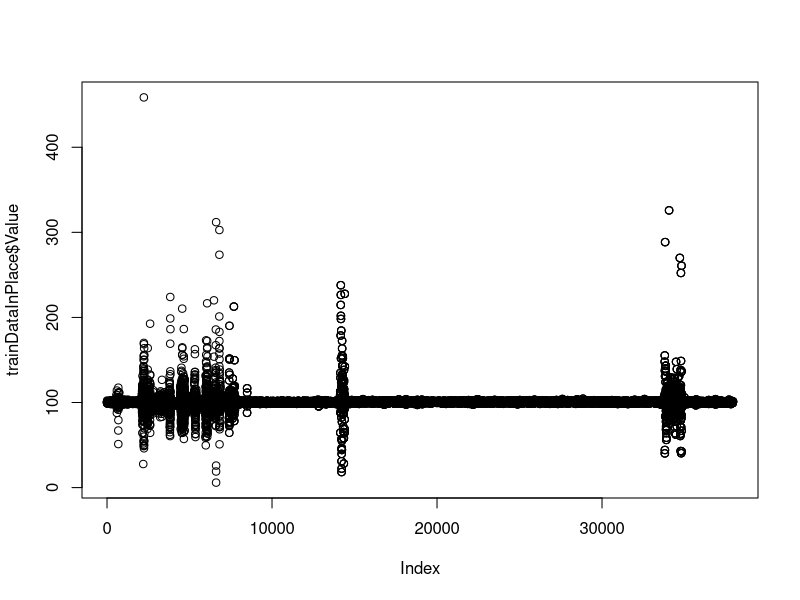
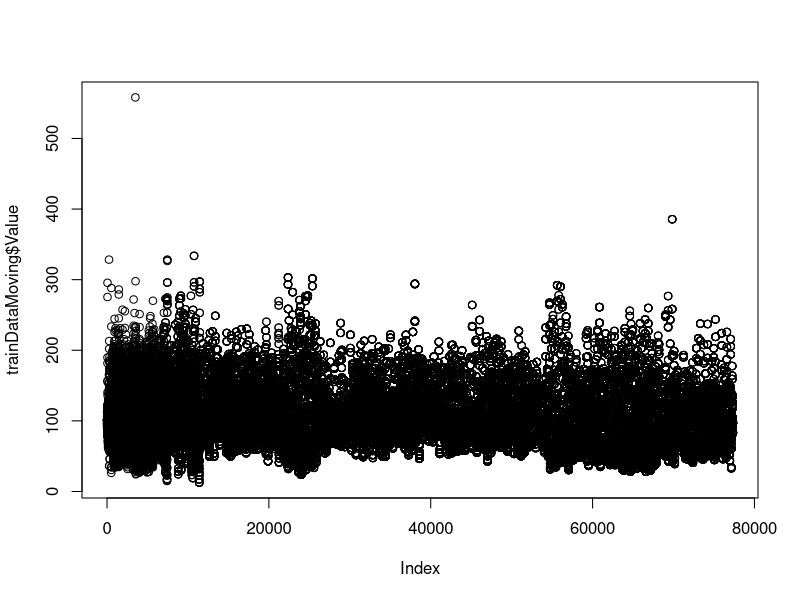
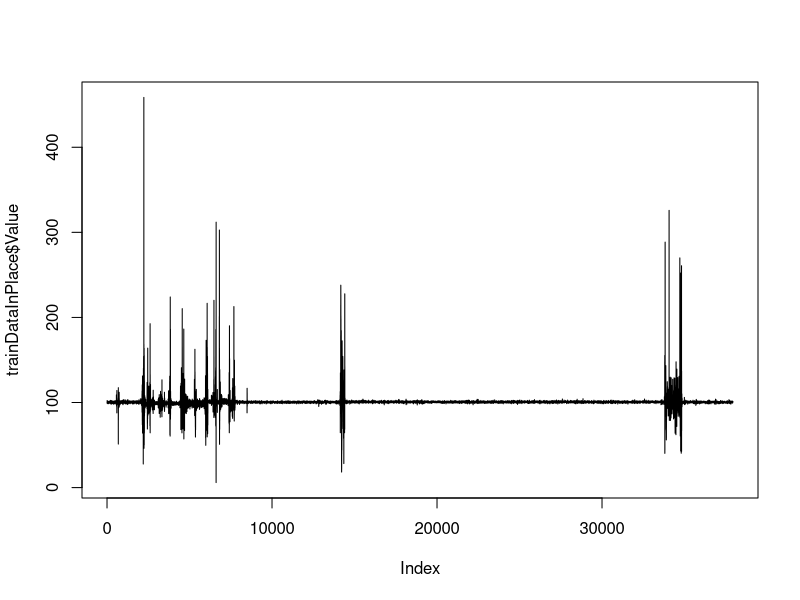
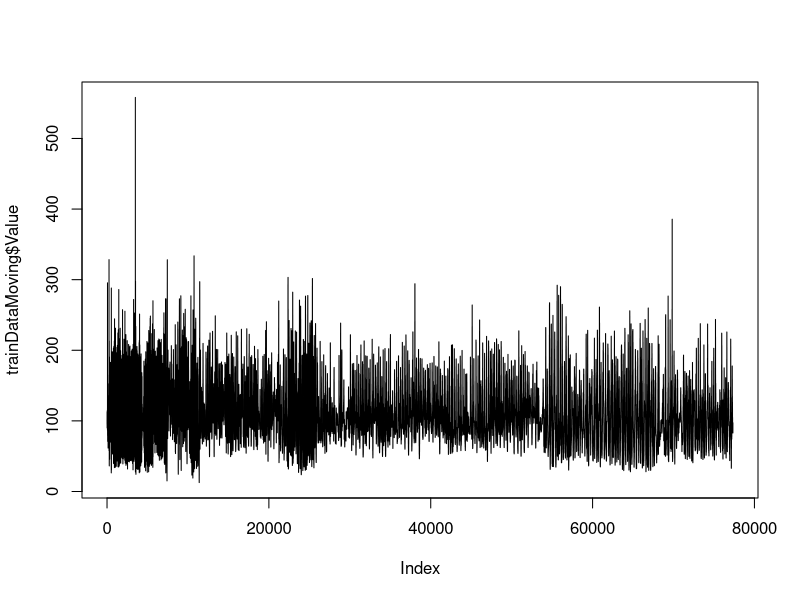

These figures' R source, in order:
setwd("/Users/mk74/src/locy/machine_learning/movement_detection/")
trainDataInPlace <- read.csv("inPlace.csv", header = TRUE, stringsAsFactors = FALSE, sep="\t")
trainDataMoving <- read.csv("moving.csv", header = TRUE, stringsAsFactors = FALSE, sep="\t")


plot(trainDataInPlace$Value)
plot(trainDataMoving$Value)

plot(trainDataInPlace$Value, type="l")
plot(trainDataMoving$Value, type="l")

sd(trainDataInPlace$Value)
sd(trainDataMoving$Value)

funcTrainData <- trainDataInPlace
window_size <- 400 #400 - around 8 secss #133 - around 2.66 secs on my data
windows_n <- round(nrow(funcTrainData) / window_size)
for(i in 0: (windows_n-1) ){
  start <- i * window_size
  end <- (i+1) * window_size
  odchylenie = sd(funcTrainData$Value[start : end])
  print(odchylenie)
}